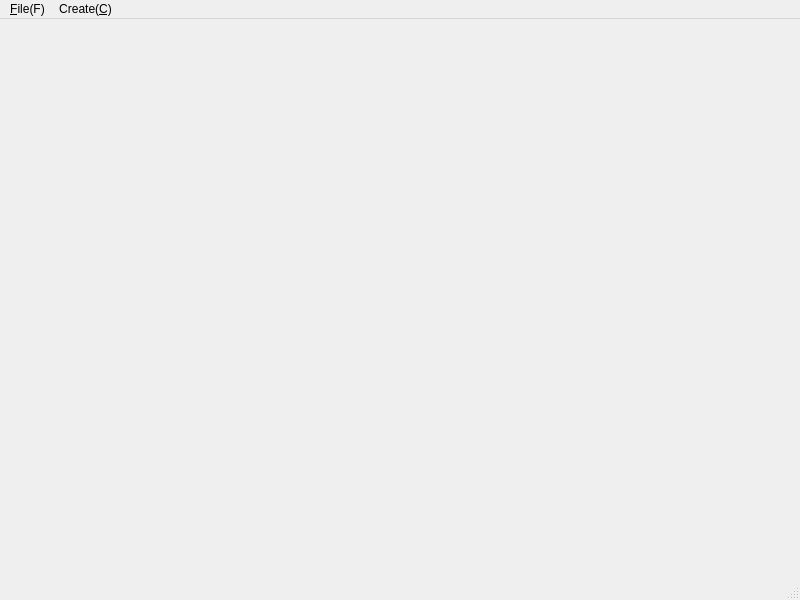
<?xml version="1.0" encoding="UTF-8"?>
<ui version="4.0">
 <class>MainWindow</class>
 <widget class="QMainWindow" name="MainWindow">
  <property name="geometry">
   <rect>
    <x>0</x>
    <y>0</y>
    <width>800</width>
    <height>600</height>
   </rect>
  </property>
  <property name="windowTitle">
   <string>Game Box</string>
  </property>
  <widget class="QWidget" name="centralwidget"/>
  <widget class="QMenuBar" name="menubar">
   <property name="geometry">
    <rect>
     <x>0</x>
     <y>0</y>
     <width>800</width>
     <height>23</height>
    </rect>
   </property>
   <widget class="QMenu" name="menu_File">
    <property name="title">
     <string>&amp;File(F)</string>
    </property>
    <addaction name="action_New"/>
    <addaction name="action_Open_O"/>
    <addaction name="action_Save_S"/>
   </widget>
   <widget class="QMenu" name="menuCreate_C">
    <property name="title">
     <string>Create(&amp;C)</string>
    </property>
    <addaction name="actionCube_C"/>
   </widget>
   <addaction name="menu_File"/>
   <addaction name="menuCreate_C"/>
  </widget>
  <widget class="QStatusBar" name="statusbar"/>
  <action name="action_New">
   <property name="text">
    <string>New(&amp;N)</string>
   </property>
  </action>
  <action name="action_Open_O">
   <property name="text">
    <string>Open(&amp;O)</string>
   </property>
  </action>
  <action name="action_Save_S">
   <property name="text">
    <string>Save(&amp;S)</string>
   </property>
  </action>
  <action name="actionCube_C">
   <property name="text">
    <string>Cube(&amp;C)</string>
   </property>
  </action>
 </widget>
 <resources/>
 <connections/>
</ui>
